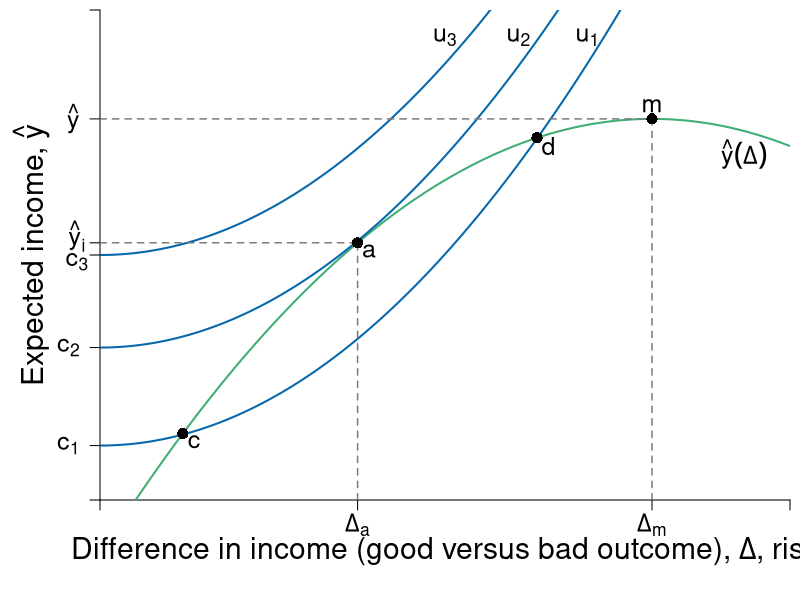

Write R code to recreate this figure.
require(ggplot2)
require(shape)
pdf(file = "risk/risk_return.pdf", width = 9, height = 7)

# Set parameters for graphics
axislabelsize <- 1.8
labelsize <- 1.5
namesize <- 1.8
annotatesize <- 1.5
graphlinewidth <- 2
segmentlinewidth <- 1.5

COL <- c("#7fc97f", "#beaed4", "#fdc086", "#ffff99", "#386cb0", "#f0027f", "#bf5b17", "#666666")
COLA <- c("#e0f3db", "#99d8c9","#66c2a4","#41ae76", "#238b45", "#005824")
COLB <- c("#c6dbef", "#4eb3d3", "#2b8cbe", "#0868ac","#084081")
COLC <- c("#fcfbfd", "#efedf5", "#dadaeb", "#bcbddc", "#9e9ac8", "#807dba", "#6a51a3", "#54278f", "#3f007d")
grays <- gray.colors(25, start = 1, end = 0, alpha = 1)

a <- c(2, 4, 6)
par(mar =  c(5, 5, 0.5, 0.5))
xlims <- c(0, 15)
ylims <- c(0, 18)

riskreturn <- function(g, int1 = 14, int2 = 4, coeff = 1/3){
  int1 - (int2 - (coeff)*g)^2
}

indiffA <- function(g, intercept = 3, slope = 0.125){
  intercept  + slope*g^2
}


#Plot command 
plot(0, 0, xlim = xlims, ylim = ylims, 
     type = "n",
     xlab = expression(paste("")),
     ylab = expression(paste("")), 
     axes = FALSE,
     cex.lab = axislabelsize, 
     bty = "n", 
     xaxs = "i", 
     yaxs = "i"
)



ticksy <- c(0,  2, 5.6, 9, riskreturn(g = 5.6), riskreturn(g = 12) ,ylims[2])
ylabels <- c(NA, expression(paste(c[1])), expression(paste(c[2])), NA, NA, expression(paste(hat(y) )), NA)
ticksx <- c(0, 5.6, 12, xlims[2])
xlabels <- c(NA, expression(paste(Delta[a])), expression(paste(Delta[m])), NA)

text(xlims[1] - 0.5, 8.75, expression(paste(c[3])), cex = labelsize, xpd = TRUE)
text(xlims[1] - 0.5, riskreturn(g = 5.6) + 0.25, expression(paste(hat(y)[i])), cex = labelsize, xpd = TRUE)

axis(1, at = ticksx, pos = 0, labels = xlabels, cex.axis = labelsize)
axis(2, at = ticksy, pos = 0, labels = ylabels, las = 1, cex.axis = labelsize)

mtext(expression(paste("Difference in income (good versus bad outcome), ", Delta, ", risk")), side = 1, line = 2.5, cex = axislabelsize)
text(xlims[1] - 1.5, ylims[2] - 0.5*(ylims[2] - ylims[1]), expression(paste("Expected income, ", hat(y))), xpd = TRUE, cex = axislabelsize, srt = 90) 

npts <- 500 
xx1 <- seq(xlims[1], xlims[2], length.out = npts)
lines(xx1, riskreturn(xx1), col = COLA[4], lwd = graphlinewidth, lty = 1)
lines(xx1, indiffA(xx1, intercept = 2), col = COLB[4], lwd = graphlinewidth, lty = 1)
lines(xx1, indiffA(xx1, intercept = 5.6), col = COLB[4], lwd = graphlinewidth, lty = 1)
lines(xx1, indiffA(xx1, intercept = 9), col = COLB[4], lwd = graphlinewidth, lty = 1)

segments(12, 0, 12, riskreturn(g = 12) , lty = 2, col = grays[20], lwd = segmentlinewidth)
segments(0, riskreturn(g = 12) , 12, riskreturn(g = 12) , lty = 2, col = grays[20], lwd = segmentlinewidth)
segments(5.6, 0, 5.6, riskreturn(g = 5.6), lty = 2, col = grays[20], lwd = segmentlinewidth)
segments(0, riskreturn(g = 5.6), 5.6, riskreturn(g = 5.6), lty = 2, col = grays[20], lwd = segmentlinewidth)

#Add points a, b, c and c
points(5.6, riskreturn(g = 5.6), pch = 16, col = "black", cex = 1.5)
text(5.6 + 0.25, riskreturn(g = 5.6) - 0.3, expression(a), cex = labelsize)


points(12, riskreturn(g = 12) , pch = 16, col = "black", cex = 1.5)
text(12, riskreturn(g = 12) + 0.5, expression(m), cex = labelsize)


points(1.8, riskreturn(g = 1.8) , pch = 16, col = "black", cex = 1.5)
text(1.8 + 0.25, riskreturn(g = 1.8) - 0.3, expression(c), cex = labelsize)


points(9.5, riskreturn(g = 9.5) , pch = 16, col = "black", cex = 1.5)
text(9.5 + 0.25, riskreturn(g = 9.5) - 0.3, expression(d), cex = labelsize)


#Label risk return schedule
text(14, 12.7, expression(paste(hat(y)(Delta))), cex = labelsize)

#Label value functions
text(10.6, 17, expression(u[1]), cex = labelsize)
text(9.1, 17, expression(u[2]), cex = labelsize)
text(7.5, 17, expression(u[3]), cex = labelsize)


dev.off()
